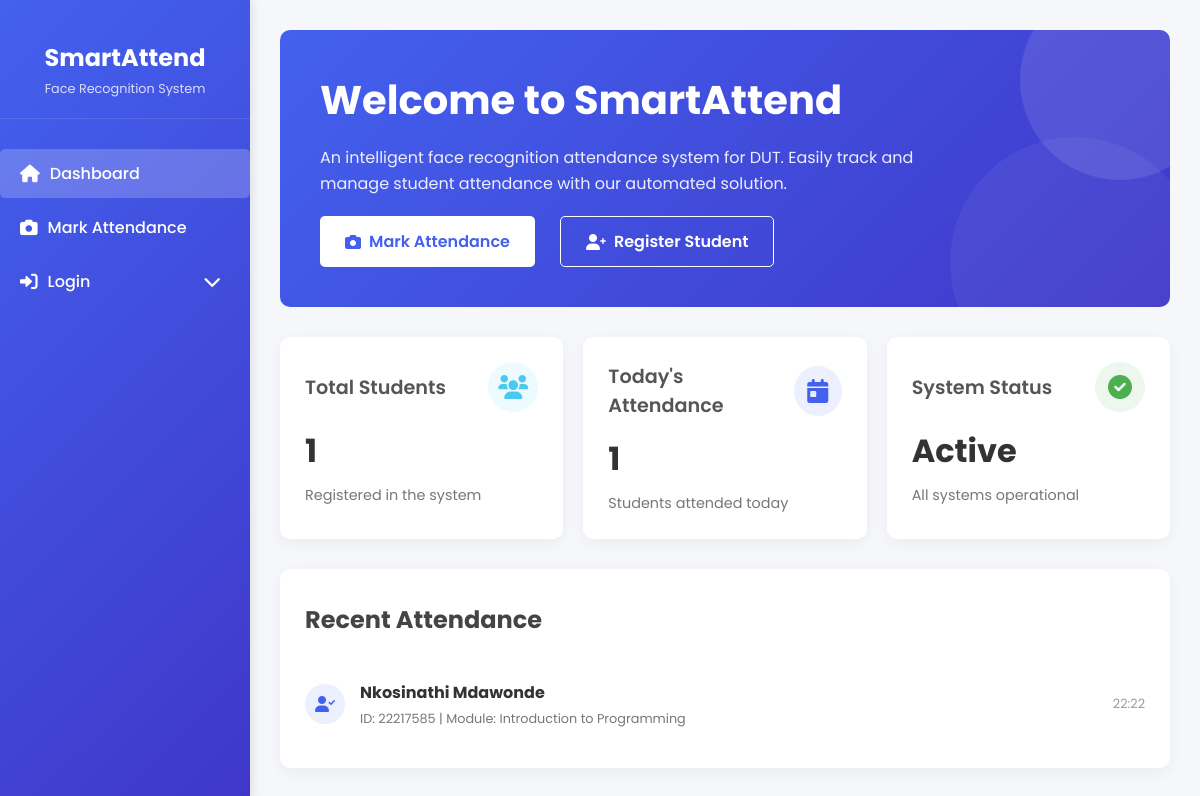
The page / on the database its author committed.
### app.py (models this page shows)
class Attendance(db.Model):
    id = db.Column(db.Integer, primary_key=True)
    student_id = db.Column(db.String(20), nullable=False)
    name = db.Column(db.String(100), nullable=False)
    module = db.Column(db.String(100))
    timestamp = db.Column(db.DateTime, default=datetime.utcnow)

### app.py (the view)
@app.route('/')
def home():
    student_count = Student.query.count()
    today_attendance = Attendance.query.filter(
        db.func.date(Attendance.timestamp) == datetime.today().date()
    ).count()
    recent_attendance = Attendance.query.order_by(Attendance.timestamp.desc()).limit(5).all()
    return render_template(
        'home.html',
        student_count=student_count,
        today_attendance=today_attendance,
        recent_attendance=recent_attendance
    )

### templates/home.html (shortened to what this page needs)
{% extends "base.html" %}
{% block content %}
<div class="welcome-section">
    <div class="welcome-content">
        <h1>Welcome to SmartAttend</h1>
        <p>An intelligent face recognition attendance system for DUT. Easily track and manage student attendance with our automated solution.</p>
        <div class="welcome-actions">
            <a href="{{ url_for('mark_attendance') }}" class="btn">
                <i class="fas fa-camera"></i> Mark Attendance
            </a>
            <a href="{{ url_for('register') }}" class="btn btn-outline">
                <i class="fas fa-user-plus"></i> Register Student
            </a>
        </div>
    </div>
</div>
<div class="dashboard">
    <div class="card">
        <div class="card-header">
            <h3>Total Students</h3>
            <div class="card-icon students">
                <i class="fas fa-users"></i>
            </div>
        </div>
        <h2>{{ student_count }}</h2>
        <p>Registered in the system</p>
    </div>
    <div class="card">
        <div class="card-header">
            <h3>Today's Attendance</h3>
            <div class="card-icon attendance">
                <i class="fas fa-calendar-day"></i>
            </div>
        </div>
        <h2>{{ today_attendance }}</h2>
        <p>Students attended today</p>
    </div>
    <div class="card">
        <div class="card-header">
            <h3>System Status</h3>
            <div class="card-icon today">
                <i class="fas fa-check-circle"></i>
            </div>
        </div>
        <h2>Active</h2>
        <p>All systems operational</p>
    </div>
</div>
<div class="recent-activity">
    <div class="section-header">
        <h2>Recent Attendance</h2>
        <a href="{{ url_for('view_attendance') }}" class="btn btn-outline">View All</a>
    </div>
    <ul class="activity-list">
        {% for record in recent_attendance[:3] %}
        <li class="activity-item">
            <div class="activity-icon">
                <i class="fas fa-user-check"></i>
            </div>
            <div class="activity-details">
                <h4>{{ record.name }}</h4>
                <p>ID: {{ record.student_id }} | Module: {{ record.module }}</p>
            </div>
            <div class="activity-time">
                {{ record.timestamp.strftime('%H:%M') }}
            </div>
        </li>
        {% endfor %}
    </ul>
</div>
{% endblock %}

### static/styles.css (style rules this page uses)
body { font-family: 'Segoe UI', Tahoma, Geneva, Verdana, sans-serif; margin: 0; padding: 0; background-color: #f5f7fa; color: #333; }
:root { --bs-primary: #4e73df; --bs-success: #1cc88a; --bs-light-primary: #f0f4ff; --bs-light-success: #e6f7f0; }
body { background-color: #f8f9fc; }
.card { border: none; border-radius: 0.5rem; }

### templates/base.html (style rules this page uses)
:root { --primary-color: #4361ee; --secondary-color: #3f37c9; --accent-color: #4cc9f0; --dark-color: #1a1a2e; --light-color: #f8f9fa; --success-color: #4caf50; --warning-color: #ff9800; --danger-color: #f44336; --sidebar-width: 250px; }
* { margin: 0; padding: 0; box-sizing: border-box; }
body { font-family: 'Poppins', sans-serif; background-color: #f5f7fa; color: #333; display: flex; min-height: 100vh; }
.welcome-section { background: linear-gradient(135deg, var(--primary-color), var(--secondary-color)); color: white; padding: 40px; border-radius: 10px; margin-bottom: 30px; position: relative; overflow: hidden; }
.welcome-section::before { content: ""; position: absolute; top: -50px; right: -50px; width: 200px; height: 200px; background: rgba(255, 255, 255, 0.1); border-radius: 50%; }
.welcome-section::after { content: ""; position: absolute; bottom: -80px; right: -30px; width: 250px; height: 250px; background: rgba(255, 255, 255, 0.05); border-radius: 50%; }
.welcome-content { position: relative; z-index: 1; max-width: 600px; }
.welcome-content h1 { font-size: 2.5rem; margin-bottom: 15px; }
.welcome-content p { opacity: 0.9; margin-bottom: 20px; line-height: 1.6; }
.btn { display: inline-block; padding: 12px 25px; background: white; color: var(--primary-color); border-radius: 5px; text-decoration: none; font-weight: 600; transition: all 0.3s; border: none; cursor: pointer; }
.btn-outline { background: transparent; border: 1px solid white; color: white; margin-left: 10px; }
.dashboard { display: grid; grid-template-columns: repeat(auto-fit, minmax(280px, 1fr)); gap: 20px; margin-bottom: 30px; }
.card { background: white; border-radius: 10px; padding: 25px; box-shadow: 0 4px 15px rgba(0, 0, 0, 0.05); transition: transform 0.3s, box-shadow 0.3s; }
.card-header { display: flex; justify-content: space-between; align-items: center; margin-bottom: 15px; position: relative; }
.card-icon { width: 50px; height: 50px; border-radius: 50%; display: flex; align-items: center; justify-content: center; font-size: 1.5rem; }
.card-icon.students { background: rgba(76, 201, 240, 0.1); color: var(--accent-color); }
.card-icon.attendance { background: rgba(67, 97, 238, 0.1); color: var(--primary-color); }
.card-icon.today { background: rgba(76, 175, 80, 0.1); color: var(--success-color); }
.card h3 { font-size: 1.2rem; color: #555; font-weight: 600; }
.card h2 { font-size: 2rem; font-weight: 700; margin: 10px 0; }
.card p { color: #777; font-size: 0.9rem; }
.recent-activity { background: white; border-radius: 10px; padding: 25px; box-shadow: 0 4px 15px rgba(0, 0, 0, 0.05); }
.section-header { display: flex; justify-content: space-between; align-items: center; margin-bottom: 20px; }
.section-header h2 { font-size: 1.5rem; color: #444; }
.activity-list { list-style: none; }
.activity-item { display: flex; align-items: center; padding: 15px 0; border-bottom: 1px solid #eee; }
.activity-item:last-child { border-bottom: none; }
.activity-icon { width: 40px; height: 40px; border-radius: 50%; background: rgba(67, 97, 238, 0.1); display: flex; align-items: center; justify-content: center; margin-right: 15px; color: var(--primary-color); }
.activity-details h4 { font-size: 1rem; margin-bottom: 5px; }
.activity-details p { font-size: 0.8rem; color: #777; }
.activity-time { margin-left: auto; font-size: 0.8rem; color: #999; }

### rows shown on the page
Attendance: name "Nkosinathi Mdawonde", student_id "22217585", module "Introduction to Programming", timestamp "22:22"

### other values the page prints
{{ student_count }} "1"
{{ today_attendance }} "1"
